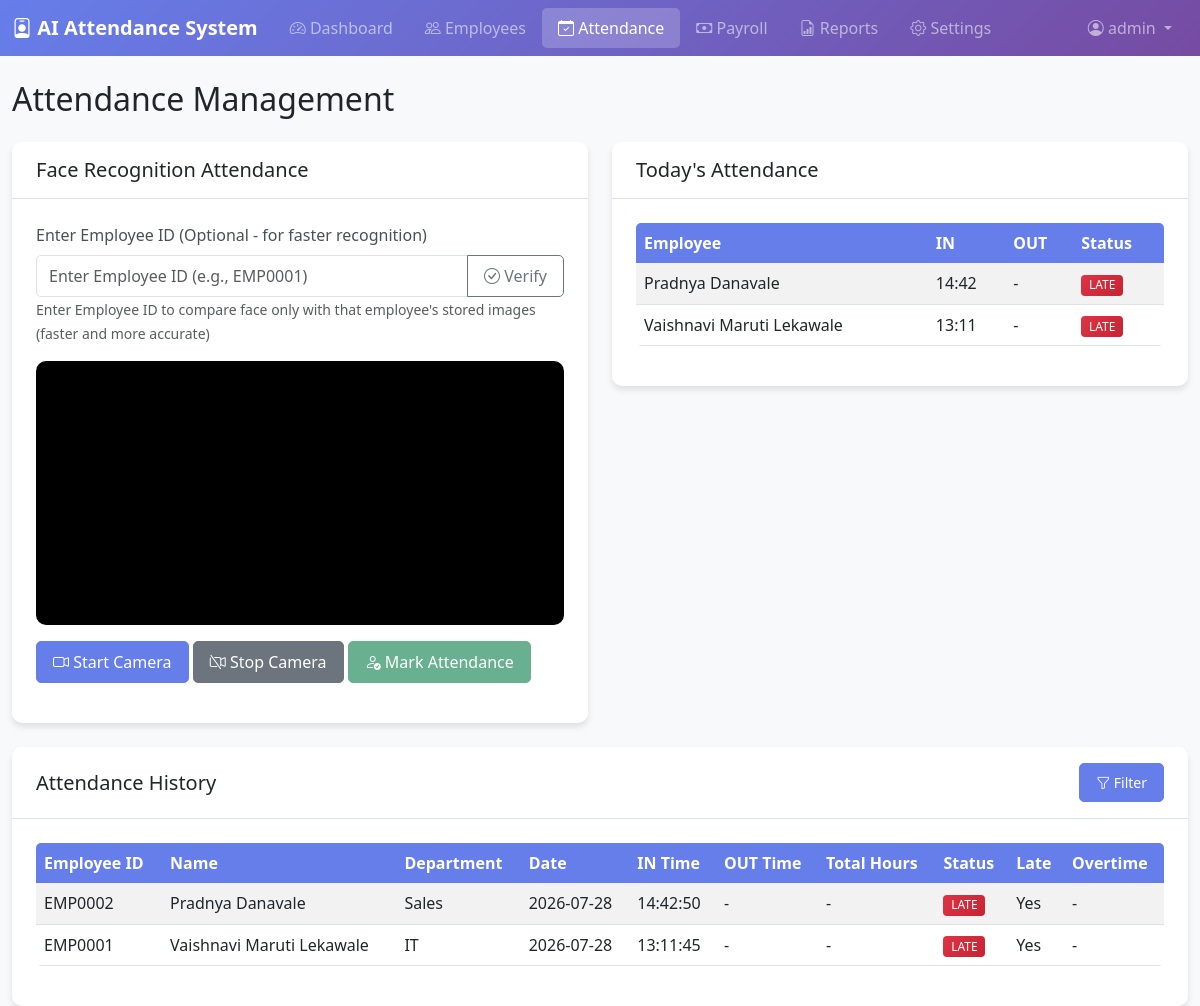
Page /attendance (signed in) on the committed database.
### models.py (models this page shows)
class Attendance(db.Model):
    __tablename__ = 'attendance'
    id = db.Column(db.Integer, primary_key=True)
    employee_id = db.Column(db.Integer, db.ForeignKey('employees.id'), nullable=False)
    date = db.Column(db.Date, nullable=False)
    in_time = db.Column(db.DateTime)
    out_time = db.Column(db.DateTime)
    total_hours = db.Column(db.Float, default=0.0)
    late_entry = db.Column(db.Boolean, default=False)
    early_exit = db.Column(db.Boolean, default=False)
    overtime_hours = db.Column(db.Float, default=0.0)
    status = db.Column(db.String(20), default='absent')  # present, absent, half_day, late
    confidence = db.Column(db.Float)
    created_at = db.Column(db.DateTime, default=datetime.utcnow)
    updated_at = db.Column(db.DateTime, default=datetime.utcnow, onupdate=datetime.utcnow)
    __table_args__ = (db.UniqueConstraint('employee_id', 'date', name='unique_employee_date'),)

class Employee(db.Model):
    __tablename__ = 'employees'
    id = db.Column(db.Integer, primary_key=True)
    employee_id = db.Column(db.String(20), unique=True, nullable=False)
    name = db.Column(db.String(100), nullable=False)
    department = db.Column(db.String(50), nullable=False)
    designation = db.Column(db.String(50), nullable=False)
    basic_salary = db.Column(db.Float, nullable=False)
    joining_date = db.Column(db.Date, nullable=False)
    email = db.Column(db.String(120), nullable=False)
    phone = db.Column(db.String(20), nullable=False)
    address = db.Column(db.Text, nullable=False)
    profile_photo = db.Column(db.String(255))
    face_images_count = db.Column(db.Integer, default=0)
    status = db.Column(db.String(20), default='active')  # active, inactive
    created_at = db.Column(db.DateTime, default=datetime.utcnow)
    updated_at = db.Column(db.DateTime, default=datetime.utcnow, onupdate=datetime.utcnow)
    attendance_records = db.relationship('Attendance', backref='employee', lazy=True, cascade='all, delete-orphan')
    payroll_records = db.relationship('Payroll', backref='employee', lazy=True, cascade='all, delete-orphan')

### app.py (the view)
@app.route('/attendance')
@login_required
def attendance():
    today = date.today()
    attendances = Attendance.query.filter_by(date=today).order_by(Attendance.in_time.desc()).all()
    return render_template('attendance.html', attendances=attendances, today=today)

### app.py (called while the page is built)
def login_required(f):
    @wraps(f)
    def decorated_function(*args, **kwargs):
        if 'admin_id' not in session:
            return redirect(url_for('login'))
        return f(*args, **kwargs)
    return decorated_function

### templates/attendance.html (shortened to what this page needs)
<!DOCTYPE html>
<html lang="en">
<head>
    <link href="https://cdn.jsdelivr.net/npm/bootstrap@5.3.0/dist/css/bootstrap.min.css" rel="stylesheet">
    <link rel="stylesheet" href="https://cdn.jsdelivr.net/npm/bootstrap-icons@1.10.0/font/bootstrap-icons.css">
    <link rel="stylesheet" href="{{ url_for('static', filename='css/style.css') }}">
</head>
<body>
    <nav class="navbar navbar-expand-lg navbar-dark bg-primary">
        <div class="container-fluid">
            <a class="navbar-brand" href="{{ url_for('dashboard') }}">
                <i class="bi bi-person-badge"></i> AI Attendance System
            </a>
            <div class="collapse navbar-collapse" id="navbarNav">
                <ul class="navbar-nav me-auto">
                    <li class="nav-item">
                        <a class="nav-link" href="{{ url_for('dashboard') }}">
                            <i class="bi bi-speedometer2"></i> Dashboard
                        </a>
                    </li>
                    <li class="nav-item">
                        <a class="nav-link" href="{{ url_for('employees') }}">
                            <i class="bi bi-people"></i> Employees
                        </a>
                    </li>
                    <li class="nav-item">
                        <a class="nav-link active" href="{{ url_for('attendance') }}">
                            <i class="bi bi-calendar-check"></i> Attendance
                        </a>
                    </li>
                    <li class="nav-item">
                        <a class="nav-link" href="{{ url_for('payroll') }}">
                            <i class="bi bi-cash"></i> Payroll
                        </a>
                    </li>
                    <li class="nav-item">
                        <a class="nav-link" href="{{ url_for('reports') }}">
                            <i class="bi bi-file-earmark-bar-graph"></i> Reports
                        </a>
                    </li>
                    <li class="nav-item">
                        <a class="nav-link" href="{{ url_for('settings') }}">
                            <i class="bi bi-gear"></i> Settings
                        </a>
                    </li>
                </ul>
                <ul class="navbar-nav">
                    <li class="nav-item dropdown">
                        <a class="nav-link dropdown-toggle" href="#" id="navbarDropdown" role="button" data-bs-toggle="dropdown">
                            <i class="bi bi-person-circle"></i> {{ session.admin_username }}
                        </a>
                    </li>
                </ul>
            </div>
        </div>
    </nav>
    <div class="container-fluid mt-4">
        <div class="row">
            <div class="col-12">
                <h2 class="mb-4">Attendance Management</h2>
            </div>
        </div>
        <div class="row mb-4">
            <div class="col-md-6">
                <div class="card">
                    <div class="card-header">
                        <h5 class="card-title mb-0">Face Recognition Attendance</h5>
                    </div>
                    <div class="card-body">
                        <div class="mb-3">
                            <label class="form-label">Enter Employee ID (Optional - for faster recognition)</label>
                            <div class="input-group">
                                <input type="text" id="employeeIdInput" class="form-control" placeholder="Enter Employee ID (e.g., EMP0001)">
                                <button class="btn btn-outline-secondary" type="button" id="verifyEmployeeIdBtn">
                                    <i class="bi bi-check-circle"></i> Verify
                                </button>
                            </div>
                            <small class="text-muted">Enter Employee ID to compare face only with that employee's stored images (faster and more accurate)</small>
                        </div>
                        <div class="video-container">
                            <video id="video" width="100%" height="400" autoplay></video>
                        </div>
                        <div class="mt-3">
                            <button id="startCamera" class="btn btn-primary">
                                <i class="bi bi-camera-video"></i> Start Camera
                            </button>
                            <button id="stopCamera" class="btn btn-secondary">
                                <i class="bi bi-camera-video-off"></i> Stop Camera
                            </button>
                            <button id="captureAttendance" class="btn btn-success" disabled>
                                <i class="bi bi-person-check"></i> Mark Attendance
                            </button>
                        </div>
                    </div>
                </div>
            </div>
            <div class="col-md-6">
                <div class="card">
                    <div class="card-header">
                        <h5 class="card-title mb-0">Today's Attendance</h5>
                    </div>
                    <div class="card-body">
                        <div class="table-responsive" style="max-height: 400px; overflow-y: auto;">
                            <table class="table table-striped">
                                <thead>
                                    <tr>
                                        <th>Employee</th>
                                        <th>IN</th>
                                        <th>OUT</th>
                                        <th>Status</th>
                                    </tr>
                                </thead>
                                <tbody>
                                    {% for att in attendances %}
                                    <tr>
                                        <td>{{ att.employee.name }}</td>
                                        <td>{{ att.in_time.strftime('%H:%M') if att.in_time else '-' }}</td>
                                        <td>{{ att.out_time.strftime('%H:%M') if att.out_time else '-' }}</td>
                                        <td>
                                            <span class="badge bg-{{ 'success' if att.status == 'present' else 'warning' if att.status == 'half_day' else 'danger' }}">
                                                {{ att.status|upper }}
                                            </span>
                                        </td>
                                    </tr>
                                    {% endfor %}
                                </tbody>
                            </table>
                        </div>
                    </div>
                </div>
            </div>
        </div>
        <div class="row">
            <div class="col-12">
                <div class="card">
                    <div class="card-header d-flex justify-content-between align-items-center">
                        <h5 class="card-title mb-0">Attendance History</h5>
                        <button class="btn btn-sm btn-primary" data-bs-toggle="modal" data-bs-target="#filterModal">
                            <i class="bi bi-funnel"></i> Filter
                        </button>
                    </div>
                    <div class="card-body">
                        <div class="table-responsive">
                            <table class="table table-striped">
                                <thead>
                                    <tr>
                                        <th>Employee ID</th>
                                        <th>Name</th>
                                        <th>Department</th>
                                        <th>Date</th>
                                        <th>IN Time</th>
                                        <th>OUT Time</th>
                                        <th>Total Hours</th>
                                        <th>Status</th>
                                        <th>Late</th>
                                        <th>Overtime</th>
                                    </tr>
                                </thead>
                                <tbody>
                                    {% for att in attendances %}
                                    <tr>
                                        <td>{{ att.employee.employee_id }}</td>
                                        <td>{{ att.employee.name }}</td>
                                        <td>{{ att.employee.department }}</td>
                                        <td>{{ att.date.strftime('%Y-%m-%d') }}</td>
                                        <td>{{ att.in_time.strftime('%H:%M:%S') if att.in_time else '-' }}</td>
                                        <td>{{ att.out_time.strftime('%H:%M:%S') if att.out_time else '-' }}</td>
                                        <td>{{ att.total_hours|round(2) if att.total_hours else '-' }}</td>
                                        <td>
                                            <span class="badge bg-{{ 'success' if att.status == 'present' else 'warning' if att.status == 'half_day' else 'danger' }}">
                                                {{ att.status|upper }}
                                            </span>
                                        </td>
                                        <td>{{ 'Yes' if att.late_entry else 'No' }}</td>
                                        <td>{{ att.overtime_hours|round(2) if att.overtime_hours else '-' }}</td>
                                    </tr>
                                    {% endfor %}
                                </tbody>
                            </table>
                        </div>
                    </div>
                </div>
            </div>
        </div>
    </div>
</body>
</html>

### static/css/style.css (style rules this page uses)
body { font-family: 'Segoe UI', Tahoma, Geneva, Verdana, sans-serif; background-color: #f8f9fa; }
.card { border: none; border-radius: 10px; box-shadow: 0 4px 6px rgba(0, 0, 0, 0.1); }
.card-header { background-color: #fff; border-bottom: 1px solid #dee2e6; border-radius: 10px 10px 0 0 !important; padding: 1rem 1.5rem; }
.card-body { padding: 1.5rem; }
.navbar-brand { font-weight: 600; font-size: 1.25rem; }
.nav-link { font-weight: 500; padding: 0.5rem 1rem !important; border-radius: 5px; transition: all 0.3s ease; }
.nav-link.active { background-color: rgba(255, 255, 255, 0.2); }
.btn { border-radius: 5px; padding: 0.5rem 1rem; font-weight: 500; transition: all 0.3s ease; }
.btn-primary { background-color: #667eea; border-color: #667eea; }
.btn-success { background-color: #28a745; border-color: #28a745; }
.form-control, .form-select { border-radius: 5px; border: 1px solid #dee2e6; padding: 0.5rem 0.75rem; }
.form-label { font-weight: 500; color: #495057; }
.table { border-radius: 5px; overflow: hidden; }
.table thead th { background-color: #667eea; color: white; font-weight: 600; border: none; }
.table tbody tr { transition: background-color 0.3s ease; }
.badge { padding: 0.35em 0.65em; font-weight: 500; border-radius: 4px; }
.bg-primary { background: linear-gradient(135deg, #667eea 0%, #764ba2 100%) !important; }
.bg-danger { background: linear-gradient(135deg, #dc3545 0%, #c82333 100%) !important; }
.video-container { position: relative; background-color: #000; border-radius: 10px; overflow: hidden; margin-bottom: 1rem; }
.video-container video { width: 100%; height: auto; display: block; }

### rows in the picture
Attendance: employee.name "Pradnya Danavale", in_time "14:42", out_time "-", status "LATE", employee.employee_id "EMP0002", employee.department "Sales", date "2026-07-28", in_time "14:42:50", total_hours "-", late_entry "Yes", overtime_hours "-"
Attendance: employee.name "Vaishnavi Maruti Lekawale", in_time "13:11", out_time "-", status "LATE", employee.employee_id "EMP0001", employee.department "IT", date "2026-07-28", in_time "13:11:45", total_hours "-", late_entry "Yes", overtime_hours "-"

### other values in the picture
{{ session.admin_username }} "admin"
